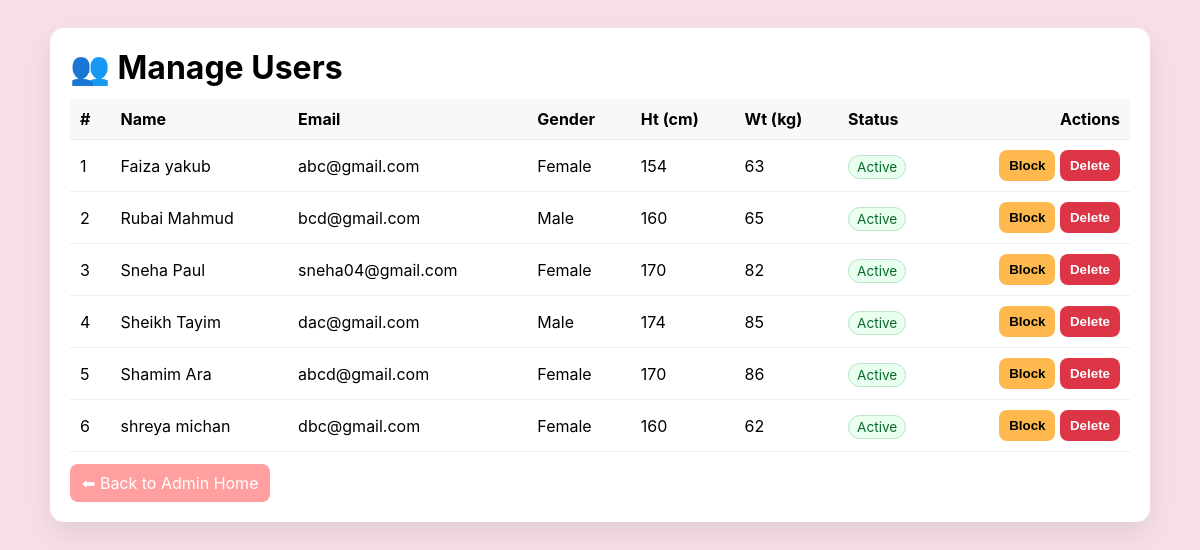
Page /admin_users.php (signed in) on the committed database.
### tables this page shows
CREATE TABLE `member` (
  `Member_id` int(50) NOT NULL,
  `Gender` varchar(10) NOT NULL,
  `Height_cm` int(10) NOT NULL,
  `First_name` varchar(100) NOT NULL,
  `Last_name` varchar(100) NOT NULL,
  `Normal` varchar(50) NOT NULL,
  `Overweight` varchar(50) NOT NULL,
  `Obese` varchar(50) NOT NULL,
  `Weight_kg` int(50) NOT NULL,
  `Goal_weight` int(50) DEFAULT NULL,
  `Birth_data` int(50) NOT NULL,
  `Email` varchar(100) NOT NULL,
  `Password_hash` varchar(255) NOT NULL
);

### admin_users.php (the view, shortened to what this page needs)
<?php
require_once __DIR__ . '/dbconnect.php';
$sql = "
SELECT
  m.Member_id,
  m.First_name,
  m.Last_name,
  m.Email,
  m.Gender,
  m.Height_cm,
  m.Weight_kg,
  CASE WHEN b.Member_id IS NULL THEN 0 ELSE 1 END AS is_blocked
FROM member m
LEFT JOIN blocked_users b ON b.Member_id = m.Member_id
ORDER BY m.Member_id ASC
";
$res = $conn->query($sql);
?>
<!DOCTYPE html>
<html lang="en">
<head>
</head>
<body>
<div class="wrap">
  <div class="card">
    <h1>👥 Manage Users</h1>
    <table>
      <thead>
        <tr>
          <th>#</th>
          <th>Name</th>
          <th>Email</th>
          <th>Gender</th>
          <th>Ht (cm)</th>
          <th>Wt (kg)</th>
          <th>Status</th>
          <th style="text-align:right">Actions</th>
        </tr>
      </thead>
      <tbody>
        <?php
        if ($res && $res->num_rows > 0) {
            $i=1;
            while ($u = $res->fetch_assoc()) {
                $id = (int)$u['Member_id'];
                $name = htmlspecialchars($u['First_name'].' '.$u['Last_name']);
                $email = htmlspecialchars($u['Email']);
                $gender = htmlspecialchars($u['Gender']);
                $h = (int)$u['Height_cm'];
                $w = (int)$u['Weight_kg'];
                $blocked = (int)$u['is_blocked'] === 1;
                echo "<tr>";
                echo "<td>".($i++)."</td>";
                echo "<td>$name</td>";
                echo "<td>$email</td>";
                echo "<td>$gender</td>";
                echo "<td>$h</td>";
                echo "<td>$w</td>";
                echo "<td>";
                echo $blocked
                    ? "<span class='badge blocked'>Blocked</span>"
                    : "<span class='badge active'>Active</span>";
                echo "</td>";
                echo "<td style='text-align:right'>";
                if ($blocked) {
                    echo "<form method='post' class='inline'>
                            <input type='hidden' name='member_id' value='$id'>
                            <button type='submit' name='unblock' class='btn-unblock'>Unblock</button>
                          </form> ";
                } else {
                    echo "<form method='post' class='inline'>
                            <input type='hidden' name='member_id' value='$id'>
                            <button type='submit' name='block' class='btn-block'>Block</button>
                          </form> ";
                }
                echo "<form method='post' class='inline' onsubmit=\"return confirm('Delete user #$id and their data? This cannot be undone.');\">
                        <input type='hidden' name='member_id' value='$id'>
                        <button type='submit' name='delete' class='btn-del'>Delete</button>
                      </form>";
                echo "</td>";
                echo "</tr>";
            }
        } else {
            echo "<tr><td colspan='8'>No users found.</td></tr>";
        }
        ?>
      </tbody>
    </table>
    <a class="back" href="admin_home.php">⬅ Back to Admin Home</a>
  </div>
</div>
</body>
</html>

### admin_users.php (style rules this page uses)
:root { --bg:#f6dfe5; --card:#fff; --ink:#222; --muted:#666; --accent:#e48fa0; --ok:#28a745; --warn:#dc3545; --link:#ff9f9f; }
body { margin:0;font-family:-apple-system,Segoe UI,Inter,Arial;background:var(--bg); }
.wrap { max-width:1100px;margin:28px auto;padding:0 14px }
.card { background:var(--card);border-radius:14px;box-shadow:0 12px 30px rgba(0,0,0,.08);padding:20px }
h1 { margin:0 0 12px }
table { width:100%;border-collapse:collapse;margin-top:10px }
th,td { border-bottom:1px solid #eee;padding:10px;text-align:left }
th { background:#faf7f8 }
.badge { padding:3px 8px;border-radius:999px;font-size:.85rem;border:1px solid #ddd }
.active { background:#e9fff0;color:#0a6b2d;border-color:#bde5c8 }
form.inline { display:inline }
button { border:none;border-radius:8px;padding:8px 10px;cursor:pointer;font-weight:600 }
.btn-block { background:#ffb84d }
.btn-del { background:#dc3545;color:#fff }
.back { display:inline-block;margin-top:12px;text-decoration:none;background:var(--link);color:#fff;padding:9px 12px;border-radius:8px }

### rows in the picture
member: name "Faiza yakub", Email "abc@gmail.com", Gender "Female", Height_cm "154", Weight_kg "63"
member: name "Rubai Mahmud", Email "bcd@gmail.com", Gender "Male", Height_cm "160", Weight_kg "65"
member: name "Sneha Paul", Email "sneha04@gmail.com", Gender "Female", Height_cm "170", Weight_kg "82"
member: name "Sheikh Tayim", Email "dac@gmail.com", Gender "Male", Height_cm "174", Weight_kg "85"
member: name "Shamim Ara", Email "abcd@gmail.com", Gender "Female", Height_cm "170", Weight_kg "86"
member: name "shreya michan", Email "dbc@gmail.com", Gender "Female", Height_cm "160", Weight_kg "62"
